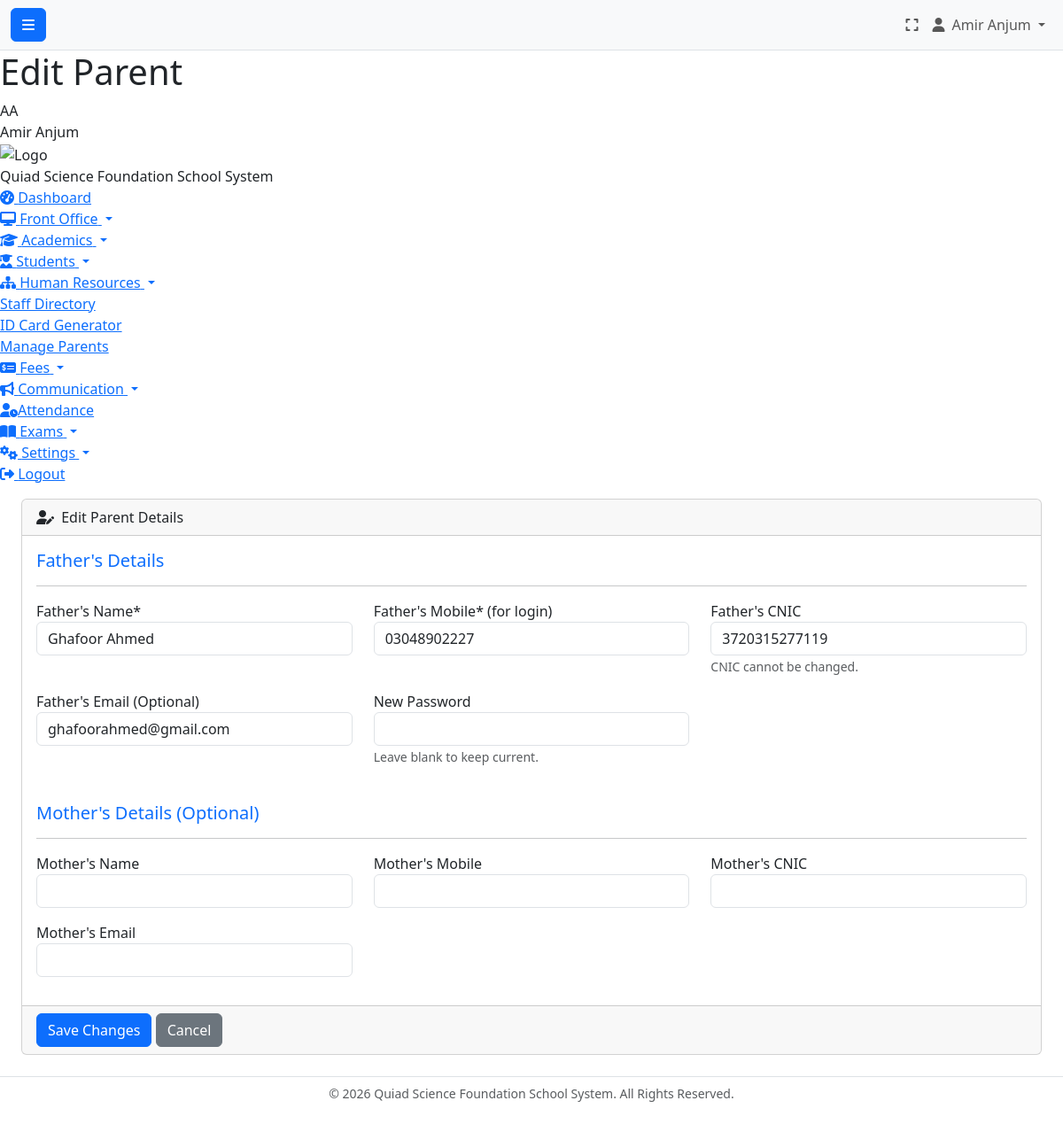
Screenshot of /branchadmin/hr/edit_parent.php?id=2 (signed in) with the database file from the repository.
### tables this page shows
CREATE TABLE `parents` (
  `id` int(11) NOT NULL,
  `user_id` int(11) NOT NULL COMMENT 'Link to the users table for login',
  `branch_id` int(11) NOT NULL,
  `father_name` varchar(100) NOT NULL,
  `father_phone` varchar(20) NOT NULL,
  `father_cnic` varchar(20) NOT NULL,
  `father_email` varchar(100) DEFAULT NULL,
  `mother_name` varchar(100) DEFAULT NULL,
  `mother_cnic` varchar(20) DEFAULT NULL,
  `mother_phone` varchar(20) DEFAULT NULL,
  `mother_email` varchar(100) DEFAULT NULL
);

### branchadmin/hr/edit_parent.php (the view, shortened to what this page needs)
<?php
require_once '../../config.php';
$branch_id = $_SESSION['branch_id'];
$parent_id = isset($_GET['id']) ? (int)$_GET['id'] : 0;
$stmt = $db->prepare("SELECT p.*, u.email as user_email FROM parents p JOIN users u ON p.user_id = u.id WHERE p.id = ? AND p.branch_id = ?");
$stmt->execute([$parent_id, $branch_id]);
$parent = $stmt->fetch();
require_once '../../header.php';
?>
<?php require_once ROOT_PATH . '/sidebar_branchadmin.php'; ?>
<?php require_once ROOT_PATH . '/navbar.php'; ?>
<div class="container-fluid px-4">
    <form action="edit_parent.php?id=<?php echo $parent_id; ?>" method="POST">
        <div class="card mb-4">
            <div class="card-header"><i class="fas fa-user-edit me-1"></i> Edit Parent Details</div>
            <div class="card-body">
                <h5 class="text-primary">Father's Details</h5><hr>
                <div class="row">
                    <div class="col-md-4 mb-3"><label>Father's Name*</label><input type="text" name="father_name" class="form-control" value="<?php echo htmlspecialchars($parent['father_name']); ?>" required></div>
                    <div class="col-md-4 mb-3"><label>Father's Mobile* (for login)</label><input type="text" name="father_phone" class="form-control" value="<?php echo htmlspecialchars($parent['father_phone']); ?>" required></div>
                    <div class="col-md-4 mb-3"><label>Father's CNIC</label><input type="text" name="father_cnic" class="form-control" value="<?php echo htmlspecialchars($parent['father_cnic']); ?>" readonly><small class="text-muted">CNIC cannot be changed.</small></div>
                    <div class="col-md-4 mb-3"><label>Father's Email (Optional)</label><input type="email" name="father_email" class="form-control" value="<?php echo htmlspecialchars($parent['father_email']); ?>"></div>
                    <div class="col-md-4 mb-3"><label>New Password</label><input type="password" name="password" class="form-control"><small class="text-muted">Leave blank to keep current.</small></div>
                </div>
                <h5 class="text-primary mt-4">Mother's Details (Optional)</h5><hr>
                <div class="row">
                    <div class="col-md-4 mb-3"><label>Mother's Name</label><input type="text" name="mother_name" class="form-control" value="<?php echo htmlspecialchars($parent['mother_name']); ?>"></div>
                    <div class="col-md-4 mb-3"><label>Mother's Mobile</label><input type="text" name="mother_phone" class="form-control" value="<?php echo htmlspecialchars($parent['mother_phone']); ?>"></div>
                    <div class="col-md-4 mb-3"><label>Mother's CNIC</label><input type="text" name="mother_cnic" class="form-control" value="<?php echo htmlspecialchars($parent['mother_cnic']); ?>"></div>
                    <div class="col-md-4 mb-3"><label>Mother's Email</label><input type="email" name="mother_email" class="form-control" value="<?php echo htmlspecialchars($parent['mother_email']); ?>"></div>
                </div>
            </div>
            <div class="card-footer">
                <button type="submit" class="btn btn-primary">Save Changes</button>
                <a href="manage_parents.php" class="btn btn-secondary">Cancel</a>
            </div>
        </div>
    </form>
</div>
<?php require_once '../../footer.php'; ?>

### rows the page displays
parents: father_name "Ghafoor Ahmed", father_phone "03048902227", father_cnic "3720315277119", father_email "ghafoorahmed@gmail.com"

### other values shown
$_SESSION['full_name'] "Amir Anjum"
$page_title "Edit Parent"
get_user_initials($_SESSION['full_name']) "AA"
SITE_NAME "Quiad Science Foundation School System"
